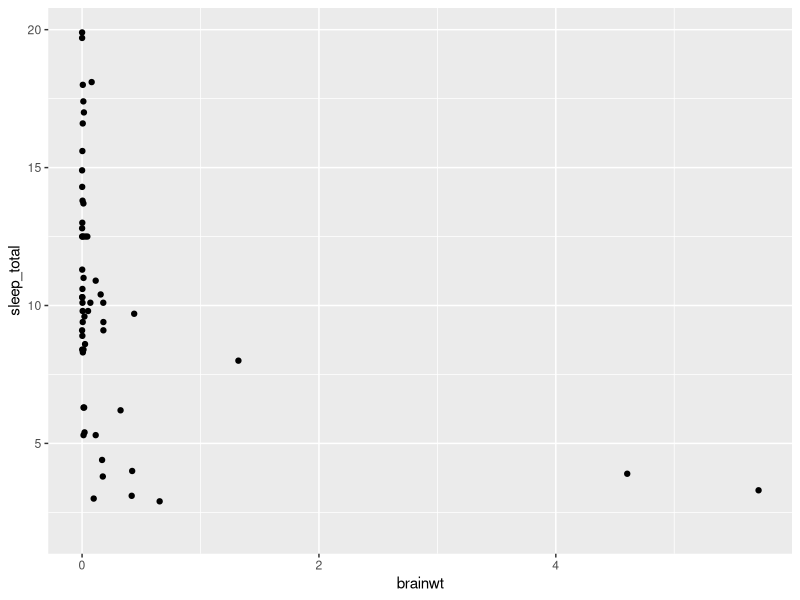
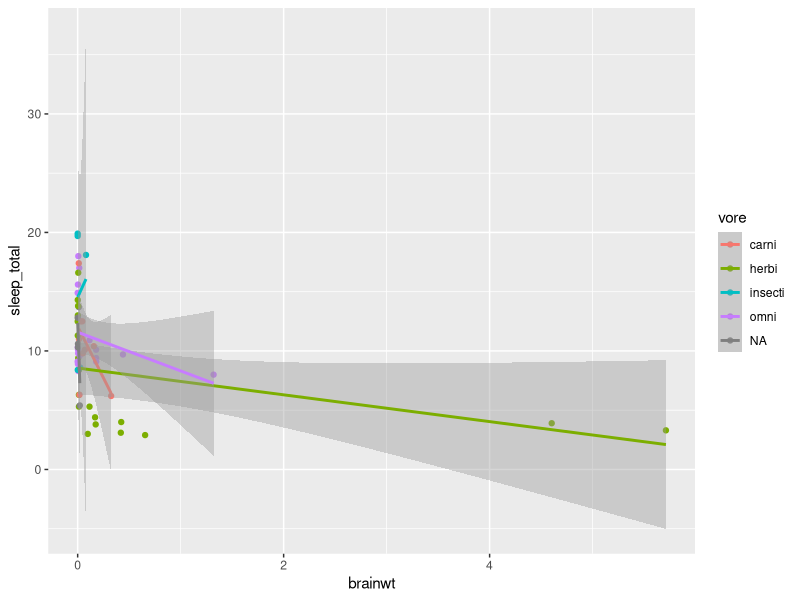
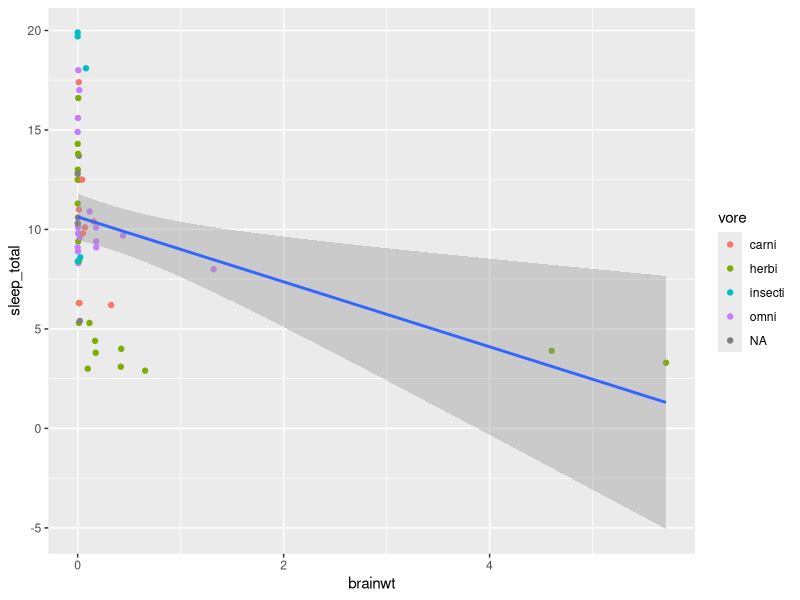

Recreate these plots in R, in order. (Note: this script raises an error after producing the figures.)
#library loadings
library(tidyverse)
library(ggthemes)
library(ggplot2)

msleep
View(msleep)

?msleep

#This is an updated and expanded version of the mammals sleep dataset. Updated sleep times and weights were taken from V. M. Savage and G. B. West. A quantitative, theoretical framework for understanding mammalian sleep. Proceedings of the National Academy of Sciences, 104 (3):1051-1056, 2007.



#generate a plot to explore the question "What effect does brain weight have on sleep total?"  Provide your code.
ggplot(
  data = msleep,
  mapping = aes(x = brainwt, y = sleep_total)
) +
  geom_point() 

#modify this plot to color-code each data point by what the animal eats and add a linear trendline for each type of vore
ggplot(
  data = msleep,
  mapping = aes(x = brainwt, y = sleep_total, color=vore)
) +
  geom_point() +
  geom_smooth(method="lm")

#now recreate this graph, instead applying the trendline to the entire dataset (not by vore)
ggplot(
  data = msleep,
  mapping = aes(x = brainwt, y = sleep_total)
) +
  geom_point(aes(color = vore)) +
  geom_smooth(method="lm")

#remove all trendlines, and instead produce a separate plot of sleep total vs. brain weight for each vore

ggplot(
  data = msleep,
  mapping = aes(x = brainwt, y = sleep_total)
) + 
  geom_point() +


#Create a plot to show how many of each vore are in the data set

ggplot(
  data = msleep,
  mapping = aes(x = vore)
) + geom_bar()

#Create a barplot to show the average sleep total for each vore
##Be careful here and look at your y axis to see if it is giving you what you expect.  This might require some additional research.

ggplot(
  data = msleep,
  mapping = aes(x = vore, y = sleep_total)
) + geom_bar(stat = "identity")

ggplot(
  data = msleep,
  mapping = aes(x = vore, y = sleep_total)
) + geom_bar(stat="summary")

#do the same thing, but with a boxplot

ggplot(
  data = msleep,
  mapping = aes(x = vore, y = sleep_total)
) + geom_boxplot()

#for your final question, ask an interesting question about these data and produce a beautiful graph with a Title and custom X and Y axis labels to answer it.
#provide your question (commented of course) first, then your code, then your conclusion 
